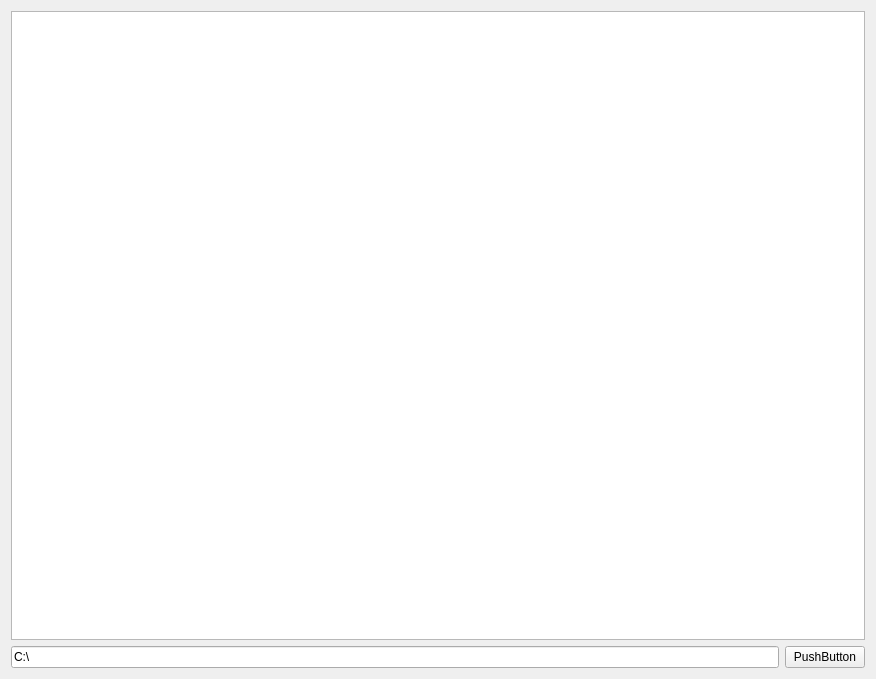
<?xml version="1.0" encoding="UTF-8"?>
<ui version="4.0">
 <class>FileForm</class>
 <widget class="QWidget" name="FileForm">
  <property name="geometry">
   <rect>
    <x>0</x>
    <y>0</y>
    <width>876</width>
    <height>679</height>
   </rect>
  </property>
  <property name="windowTitle">
   <string>Form</string>
  </property>
  <layout class="QHBoxLayout" name="horizontalLayout_2">
   <item>
    <layout class="QVBoxLayout" name="verticalLayout">
     <item>
      <widget class="QListWidget" name="listWidget">
       <property name="contextMenuPolicy">
        <enum>Qt::CustomContextMenu</enum>
       </property>
      </widget>
     </item>
     <item>
      <layout class="QHBoxLayout" name="horizontalLayout">
       <item>
        <widget class="QLineEdit" name="lineEdit">
         <property name="text">
          <string>C:\</string>
         </property>
        </widget>
       </item>
       <item>
        <widget class="QPushButton" name="pushButton">
         <property name="text">
          <string>PushButton</string>
         </property>
        </widget>
       </item>
      </layout>
     </item>
    </layout>
   </item>
  </layout>
 </widget>
 <resources/>
 <connections/>
</ui>
